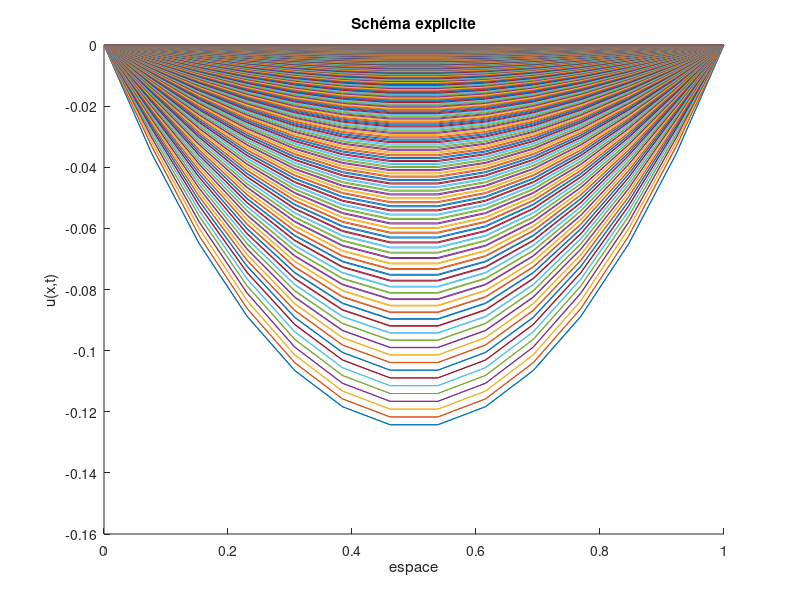
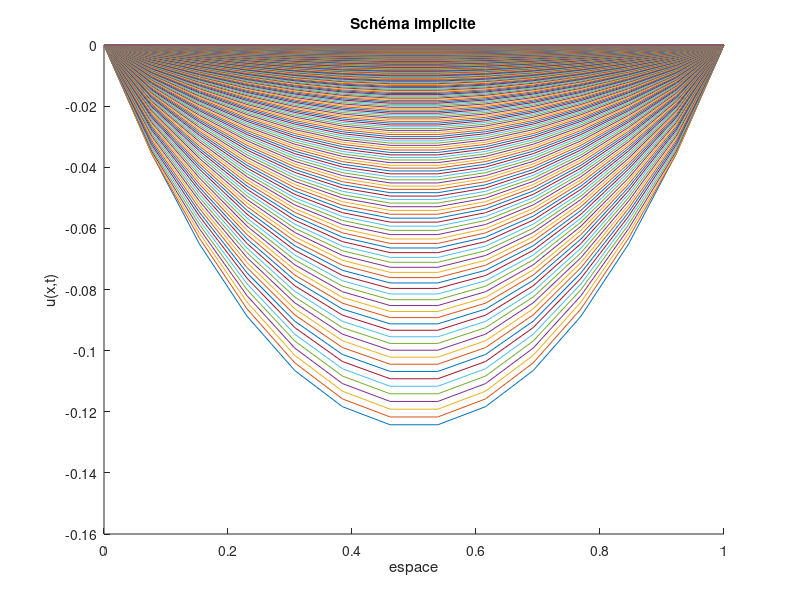
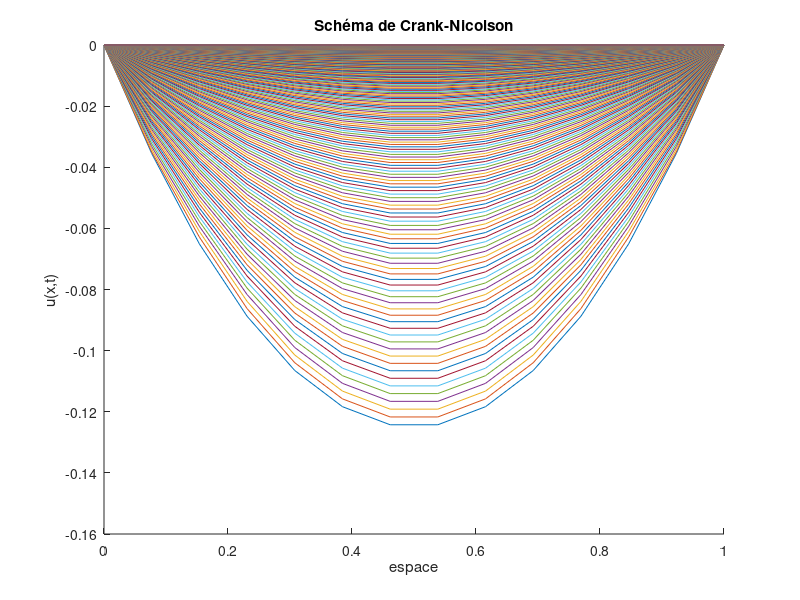
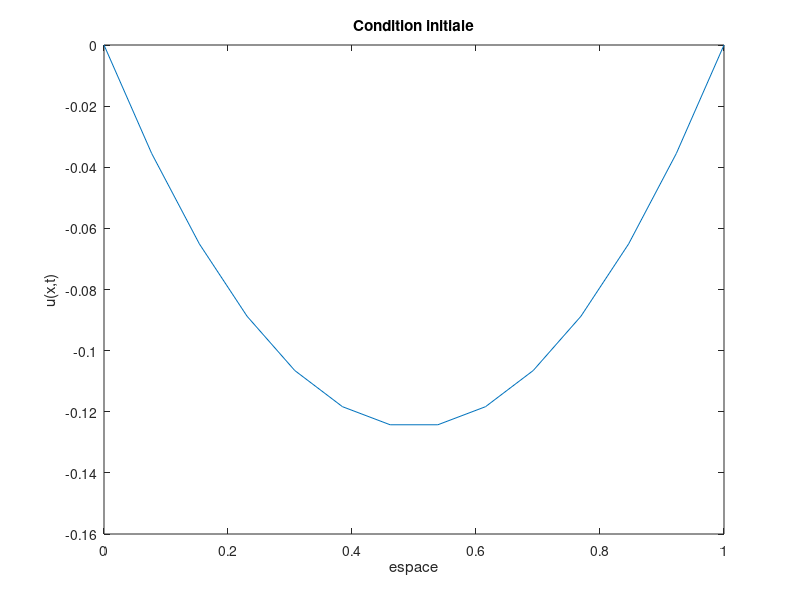

The MATLAB script that drew these images, in order:
close all
clear all

N=14; % dim espace

M=2*N*N; % dim temps


h = 1/(N-1);
k = 1/(M-1);
alpha = 1;
r=0.5;

xi=[0:h:1];


% CONSTRUCTION DE C

C = -2*eye(N);

for i=1:N

    for j=1:N

        if i == j+1 || i == j-1

            C(i,j) = 1;

        end
    end
end

% CONSTRUCTION DE A

Aexp = eye(N) + (k/(h*h))*C;
Aimp = eye(N);
Ar = r*Aimp + (1-r)*Aexp;


% CONSTRUCTION DE B

Bexp = eye(N);
Bimp = eye(N) - (k/(h*h))*C;
Br = r*Bimp + (1-r)*Bexp;

% CONSTRUCTION DE U

U = zeros(N,M);

% CONDITION INITIALE



for i =1:N
    x = (i-1)*h;
    U(i,1)= (x/(2*alpha))*(x-1);
    
end

figure(13)
plot(xi,U(:,1));
xlabel("espace");
ylabel("u(x,t)");
title("Condition initiale");




% CONSTRUCTION SOLUTION SCHEMA EXPLICITE

Uexp = U;


for j = 1:M-1
    
    Uexp(:,j+1) = Aexp*Uexp(:,j);

    for i = 1:M
   
        Uexp(1,i)=0;
        Uexp(N,i)=0;           % CONDITIONS LIMITES

    end
    
    figure(1)
    hold on
    plot(xi,Uexp(:,j));
end
figure(1)
plot(xi,Uexp(:,M));

xlabel("espace");
ylabel("u(x,t)");
title("Schéma explicite");

% Solution Analytique

M=2*N*N; % dim temps

N=14; %dim espace

h = 1/(N-1);
k = 1/(M-1);

n = 2000;


xi=[0:h:1];

t=[0:k:1];

nk=[1:1:n];

w = nk*pi;

Kd = 2./(w.^3).*(((-1).^nk)-1);

D = diag(Kd);

Uanaly = sin(xi'*w)*D*exp(-(w.^2)'*t);


for i = 1: M

    plot(xi,Uanaly(:,i));

end

figure(30)

plot(Uanaly)
xlabel("espace");
ylabel("u(x,t)");
title("Solution théorique");


% % CONSTRUCTION SOLUTION SCHEMA IMPLICITE

Uimp = U;
invB = inv(Bimp);

for j = 1:M-1

    Uimp(:,j+1) = invB*Uimp(:,j);

    for i = 1:M

        Uimp(1,i)=0;
        Uimp(N,i)=0;           % CONDITIONS LIMITES

    end

    figure(2)
    hold on
    plot(xi,Uimp(:,j));
end
figure(2)
plot(xi,Uimp(:,M));

xlabel("espace");
ylabel("u(x,t)");
title("Schéma implicite");

% CONSTRUCTION SOLUTION SCHEMA C-N

Ucn = U;
invB = inv(Br);

for j = 1:M-1

    Ucn(:,j+1) = invB*Ar*Ucn(:,j);

    for i = 1:M

        Ucn(1,i)=0;
        Ucn(N,i)=0;           % CONDITIONS LIMITES

    end

    figure(3)
    hold on
    plot(xi,Ucn(:,j));
end
figure(3)
plot(xi,Ucn(:,M));

xlabel("espace");
ylabel("u(x,t)");
title("Schéma de Crank-Nicolson");